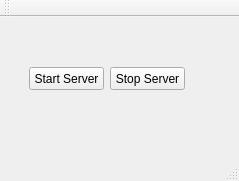
<?xml version="1.0" encoding="UTF-8"?>
<ui version="4.0">
 <class>MainView</class>
 <widget class="QMainWindow" name="MainView">
  <property name="geometry">
   <rect>
    <x>0</x>
    <y>0</y>
    <width>239</width>
    <height>181</height>
   </rect>
  </property>
  <property name="windowTitle">
   <string>MainView</string>
  </property>
  <widget class="QWidget" name="centralWidget">
   <widget class="QPushButton" name="btnStopServer">
    <property name="geometry">
     <rect>
      <x>110</x>
      <y>50</y>
      <width>75</width>
      <height>23</height>
     </rect>
    </property>
    <property name="text">
     <string>Stop Server</string>
    </property>
   </widget>
   <widget class="QPushButton" name="btnStartServer">
    <property name="geometry">
     <rect>
      <x>29</x>
      <y>50</y>
      <width>75</width>
      <height>23</height>
     </rect>
    </property>
    <property name="text">
     <string>Start Server</string>
    </property>
   </widget>
  </widget>
  <widget class="QMenuBar" name="menuBar">
   <property name="geometry">
    <rect>
     <x>0</x>
     <y>0</y>
     <width>239</width>
     <height>20</height>
    </rect>
   </property>
  </widget>
  <widget class="QToolBar" name="mainToolBar">
   <attribute name="toolBarArea">
    <enum>TopToolBarArea</enum>
   </attribute>
   <attribute name="toolBarBreak">
    <bool>false</bool>
   </attribute>
  </widget>
  <widget class="QStatusBar" name="statusBar"/>
 </widget>
 <layoutdefault spacing="6" margin="11"/>
 <resources/>
 <connections/>
</ui>
